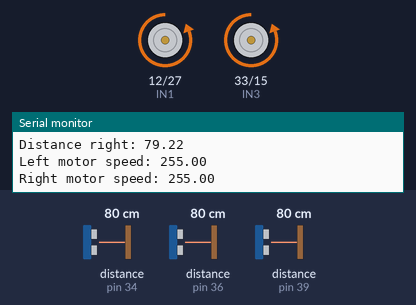
Simulated run of this sketch. Board: Arduino Mega 2560, built with avr-gcc and run on an emulated ATmega2560. Parts: motor-driver pin pairs drawn as motors (green arrow = first pin HIGH = forward, orange = second pin HIGH = backward, longer = more drive, scaled by the enable pin), the last lines printed to the serial monitor. Wiring (inferred from the names in the program): 3 × ultrasonic range finder: trigger pin 4, echo pin 36 / trigger pin 25, echo pin 39 / trigger pin 26, echo pin 34. The inputs (shaded band) are chosen by the test bench; at power-on: distance to the obstacle (sensors on pin 39, pin 34, pin 36) 80 cm. The echo pulse lasts 58.3 µs per cm.

Above: at 1.2 s.
1.3 s: distance to the obstacle (sensor on pin 39) set to 12 cm
2.8 s: distance to the obstacle (sensor on pin 39) set to 9 cm
At 3.5 s:
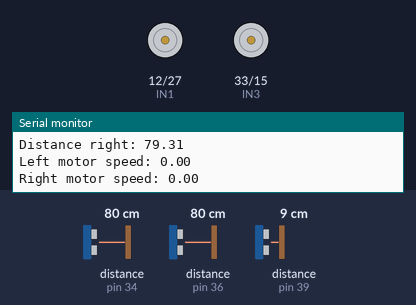
4.4 s: distance to the obstacle (sensor on pin 39) set to 103 cm
At 5.8 s:
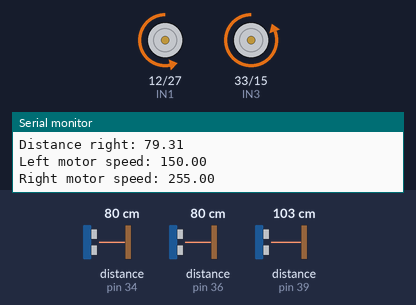
6.1 s: distance to the obstacle (sensor on pin 39) set to 97 cm
At 6.9 s:
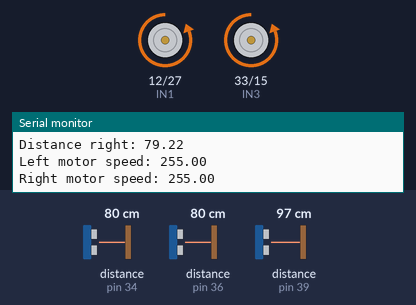
Timing chart, 0 to 9.1 s (numbered marks = the images above; inputs shaded):
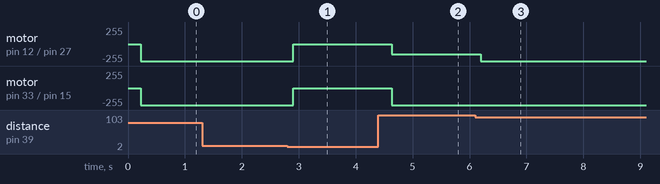

The sketch:

software_v1.1.ino
```cpp
//Initialize Ultrasonic
#define ECHO_LEFT_PIN 34
#define TRIG_LEFT_PIN 26
#define ECHO_MIDDLE_PIN 39
#define TRIG_MIDDLE_PIN 25
#define ECHO_RIGHT_PIN 36
#define TRIG_RIGHT_PIN 4

//Initialize Motors
#define ENA 13
#define IN1 12
#define IN2 27
#define IN3 33
#define IN4 15
#define ENB 32


//define sound speed in cm/uS
#define SOUND_SPEED 0.034

//Ultrasonic max distance
const float MAX_DISTANCE = 100.0;

//determine the normalization factor basen on MAX_DISTANCE
const float DISTANCE_FACTOR = MAX_DISTANCE / 100;
const float STOP_DISTANCE = 10;

// setting PWM properties
const int MAX_PWM_VOLTAGE = 255;
const int NOM_PWM_VOLTAGE = 150;
const int MIN_PWM_VOLTAGE = 60;

// determine the normalization factor based on MOTOR_BASE_SPEED
const float MOTOR_FACTOR_MAX = MAX_PWM_VOLTAGE / 100;
const float MOTOR_FACTOR_NOM = NOM_PWM_VOLTAGE / 100;

// motor compensation
const float L_MOTOR_FACTOR = 1.5;
const float R_MOTOR_FACTOR = 1.0;
const float L_MOTOR_FACTOR_THRESH = 80;
const float R_MOTOR_FACTOR_THRESH = 80;


// Ultrasonic timing
unsigned long pingTimerRight;
unsigned long pingTimerMiddle;
unsigned long pingTimerLeft;
unsigned int pingSpeed = 50;

// Motor timing
unsigned long motorCm;
unsigned long motorPm;
const unsigned long MOTOR_PERIOD = 20;

// current US distance reading
float distance_left = 0;
float distance_middle = 0;
float distance_right = 0;

// past US distance reading
float distance_left_prev = 0;
float distance_right_prev = 0;

void setup() {

  pinMode(ECHO_LEFT_PIN, INPUT);
  pinMode(TRIG_LEFT_PIN, OUTPUT);
  pinMode(ECHO_MIDDLE_PIN, INPUT);
  pinMode(TRIG_MIDDLE_PIN, OUTPUT);
  pinMode(ECHO_RIGHT_PIN, INPUT);
  pinMode(TRIG_RIGHT_PIN, OUTPUT);

  pinMode(ENA, OUTPUT);
  pinMode(IN1, OUTPUT);
  pinMode(IN2, OUTPUT);
  pinMode(IN3, OUTPUT);
  pinMode(IN4, OUTPUT);
  pinMode(ENB, OUTPUT);

  //Sensor timers
  pingTimerRight = millis()+ 50; // Start now.
  pingTimerMiddle = millis() + 100; // Start now.
  pingTimerLeft = millis() + 150; // Start now

  Serial.begin(115200);

}

void loop() {

  //update the current distance
  usReadCm();

  // update the motor speeds
  setMotors();

  delay(100);
}

void usReadCm() {
  if (millis() >= pingTimerLeft) {
    pingTimerLeft += pingSpeed;
    echoSensor("LEFT");
  }

  if (millis() >= pingTimerMiddle) {
    pingTimerMiddle += pingSpeed;
    echoSensor("MIDDLE");
  }

  if (millis() >= pingTimerRight) {
    pingTimerRight += pingSpeed;
    echoSensor("RIGHT");
  }
}

void echoSensor(String side){

  int trigPin = TRIG_RIGHT_PIN;
  int echoPin = ECHO_RIGHT_PIN;
  long duration;
  float distance;

  if (side == "LEFT") {
    trigPin = TRIG_LEFT_PIN;
    echoPin = ECHO_LEFT_PIN;
  } else if (side == "MIDDLE") {
    trigPin = TRIG_MIDDLE_PIN;
    echoPin = ECHO_MIDDLE_PIN;
  }

  // Clears the trigPin
  digitalWrite(trigPin, LOW);
  delayMicroseconds(2);
  // Sets the trigPin on HIGH state for 10 micro seconds
  digitalWrite(trigPin, HIGH);
  delayMicroseconds(10);
  digitalWrite(trigPin, LOW);

  // Reads the echoPin, returns the sound wave travel time in microseconds
  duration = pulseIn(echoPin, HIGH);

  // Calculate the distance
  distance = duration * SOUND_SPEED/2;

  //if (distance == 0 or distance > MAX_DISTANCE) distance = MAX_DISTANCE;

  if (side == "LEFT") {
    distance_left = distance;
    Serial.print("Distance left: ");
    Serial.println(distance_left);
  } else if (side == "MIDDLE") {
    distance_middle = distance;
    Serial.print("Distance middle: ");
    Serial.println(distance_middle);
  } else {
    distance_right = distance;
    Serial.print("Distance right: ");
    Serial.println(distance_right);
  }

}

void setMotors() {
  motorCm = millis();
  if (motorCm > motorPm + MOTOR_PERIOD) {

    float motor_PWM_left =  MAX_PWM_VOLTAGE;
    float motor_PWM_right =  MAX_PWM_VOLTAGE;
    bool check_voltage = true;

    if (distance_middle <= MAX_DISTANCE) {

      float magnitude = (float)(MAX_DISTANCE - distance_middle) / DISTANCE_FACTOR;

     // motor_PWM_left = MAX_PWM_VOLTAGE - (magnitude * MOTOR_FACTOR_MAX);
      //motor_PWM_right = motor_PWM_left;

      // To avoid going to walls/obstacles if no person in the middle
      distance_left_prev = distance_left;
      distance_right_prev = distance_right;

    } else if (distance_left <= MAX_DISTANCE and distance_left != distance_left_prev) {
      float magnitude = (float)(MAX_DISTANCE - distance_left) / DISTANCE_FACTOR;
//      motor_PWM_left = NOM_PWM_VOLTAGE - (magnitude * MOTOR_FACTOR_NOM);
//      motor_PWM_right = MAX_PWM_VOLTAGE - (magnitude * MOTOR_FACTOR_MAX);
      motor_PWM_left = NOM_PWM_VOLTAGE;
      motor_PWM_right = MAX_PWM_VOLTAGE;
    } else if (distance_right <= MAX_DISTANCE and distance_right != distance_right_prev) {
      float magnitude = (float)(MAX_DISTANCE - distance_right) / DISTANCE_FACTOR;
//      motor_PWM_right = NOM_PWM_VOLTAGE - (magnitude * MOTOR_FACTOR_NOM);
//      motor_PWM_left = MAX_PWM_VOLTAGE - (magnitude * MOTOR_FACTOR_MAX);
      motor_PWM_right = NOM_PWM_VOLTAGE;
      motor_PWM_left = MAX_PWM_VOLTAGE;
    } else {
      motor_PWM_left = 0;
      motor_PWM_right = 0;
      check_voltage = false;
    }

    //lower limit check
    if (motor_PWM_left < MIN_PWM_VOLTAGE and check_voltage) {
        motor_PWM_left = MIN_PWM_VOLTAGE;
      }
    if (motor_PWM_right < MIN_PWM_VOLTAGE and check_voltage) {
        motor_PWM_right = MIN_PWM_VOLTAGE;
      }

    // add in motor compensation
    if (motor_PWM_left <= L_MOTOR_FACTOR_THRESH) {
      motor_PWM_left *= L_MOTOR_FACTOR;
    }
    if (motor_PWM_right <= R_MOTOR_FACTOR_THRESH) {
      motor_PWM_right *= R_MOTOR_FACTOR;
    }

    if (distance_middle <= STOP_DISTANCE) {
      motor_PWM_left = 0;
      motor_PWM_right = 0;
    }

    analogWrite(ENA, motor_PWM_left);
    analogWrite(ENB, motor_PWM_right);

    // Turn on motor A & B
    digitalWrite(IN1, LOW);
    digitalWrite(IN2, HIGH);
    digitalWrite(IN3, LOW);
    digitalWrite(IN4, HIGH);
    motorPm = motorCm;

    Serial.print("Left motor speed: ");
    Serial.println(motor_PWM_left);
    Serial.print("Right motor speed: ");
    Serial.println(motor_PWM_right);
  }
}
```

Measured:
- the behaviour switches between 11 and 10 cm on distance to the obstacle (sensor on pin 39) (found by bisection; images 0 and 1)
- the behaviour switches between 102 and 101 cm on distance to the obstacle (sensor on pin 39) (found by bisection; images 2 and 3)
- after the input at 2.8 s, motor on pin 12 (IN1) / pin 27 (IN2), motor on pin 33 (IN3) / pin 15 (IN4): backward 255/255 → stopped after 0.10 s
- after the input at 4.4 s, motor on pin 12 (IN1) / pin 27 (IN2): stopped → backward 150/255 after 0.23 s; motor on pin 33 (IN3) / pin 15 (IN4): stopped → backward 255/255 after 0.23 s
- after the input at 6.1 s, motor on pin 12 (IN1) / pin 27 (IN2): backward 150/255 → backward 255/255 after 0.09 s
